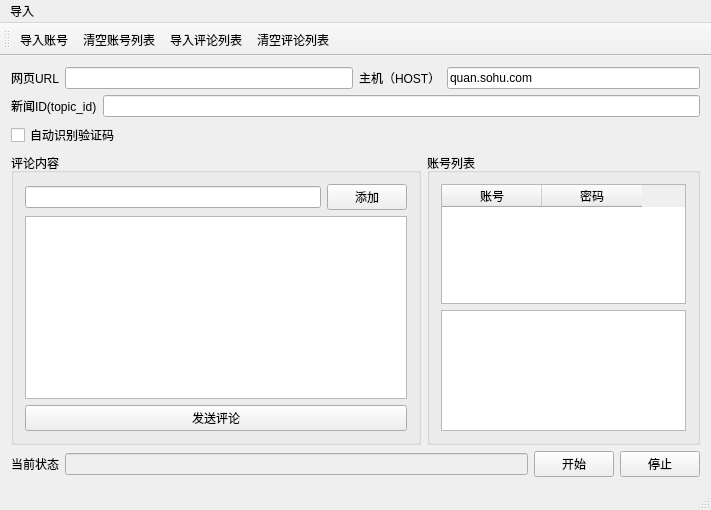
<?xml version="1.0" encoding="UTF-8"?>
<ui version="4.0">
 <class>autobots_toutiaoClass</class>
 <widget class="QMainWindow" name="autobots_toutiaoClass">
  <property name="geometry">
   <rect>
    <x>0</x>
    <y>0</y>
    <width>711</width>
    <height>510</height>
   </rect>
  </property>
  <property name="windowTitle">
   <string>搜狐（微博号）</string>
  </property>
  <widget class="QWidget" name="centralWidget">
   <layout class="QGridLayout" name="gridLayout_4">
    <item row="0" column="0">
     <layout class="QHBoxLayout" name="horizontalLayout_10">
      <item>
       <layout class="QHBoxLayout" name="horizontalLayout_3">
        <item>
         <widget class="QLabel" name="label_3">
          <property name="text">
           <string>网页URL</string>
          </property>
         </widget>
        </item>
        <item>
         <widget class="QLineEdit" name="lineEdit_url">
          <property name="enabled">
           <bool>true</bool>
          </property>
         </widget>
        </item>
       </layout>
      </item>
      <item>
       <layout class="QHBoxLayout" name="horizontalLayout_9">
        <item>
         <widget class="QLabel" name="label_5">
          <property name="text">
           <string>主机（HOST）</string>
          </property>
         </widget>
        </item>
        <item>
         <widget class="QLineEdit" name="lineEdit_host">
          <property name="enabled">
           <bool>true</bool>
          </property>
          <property name="text">
           <string>quan.sohu.com</string>
          </property>
         </widget>
        </item>
       </layout>
      </item>
     </layout>
    </item>
    <item row="1" column="0">
     <layout class="QHBoxLayout" name="horizontalLayout_8">
      <item>
       <layout class="QHBoxLayout" name="horizontalLayout_2">
        <item>
         <widget class="QLabel" name="label_2">
          <property name="text">
           <string>新闻ID(topic_id)</string>
          </property>
         </widget>
        </item>
        <item>
         <widget class="QLineEdit" name="lineEdit_news_id">
          <property name="enabled">
           <bool>true</bool>
          </property>
          <property name="text">
           <string/>
          </property>
         </widget>
        </item>
       </layout>
      </item>
      <item>
       <layout class="QHBoxLayout" name="horizontalLayout_4"/>
      </item>
     </layout>
    </item>
    <item row="3" column="0">
     <layout class="QHBoxLayout" name="horizontalLayout_6">
      <item>
       <widget class="QGroupBox" name="groupBox">
        <property name="sizePolicy">
         <sizepolicy hsizetype="Preferred" vsizetype="Preferred">
          <horstretch>6</horstretch>
          <verstretch>0</verstretch>
         </sizepolicy>
        </property>
        <property name="title">
         <string>评论内容</string>
        </property>
        <layout class="QGridLayout" name="gridLayout">
         <item row="0" column="0">
          <layout class="QHBoxLayout" name="horizontalLayout_7">
           <item>
            <widget class="QLineEdit" name="lineEdit_comment_id"/>
           </item>
           <item>
            <widget class="QPushButton" name="pushButton_add_comment_id">
             <property name="text">
              <string>添加</string>
             </property>
            </widget>
           </item>
          </layout>
         </item>
         <item row="1" column="0">
          <widget class="QListWidget" name="listWidget_comment_id">
           <property name="sizePolicy">
            <sizepolicy hsizetype="Expanding" vsizetype="Expanding">
             <horstretch>2</horstretch>
             <verstretch>0</verstretch>
            </sizepolicy>
           </property>
          </widget>
         </item>
         <item row="2" column="0">
          <widget class="QPushButton" name="pushButton_develiver">
           <property name="text">
            <string>发送评论</string>
           </property>
          </widget>
         </item>
        </layout>
       </widget>
      </item>
      <item>
       <widget class="QGroupBox" name="groupBox_2">
        <property name="sizePolicy">
         <sizepolicy hsizetype="Preferred" vsizetype="Preferred">
          <horstretch>4</horstretch>
          <verstretch>0</verstretch>
         </sizepolicy>
        </property>
        <property name="title">
         <string>账号列表</string>
        </property>
        <layout class="QGridLayout" name="gridLayout_2">
         <item row="0" column="0">
          <widget class="QTableWidget" name="tableWidget_account_id">
           <column>
            <property name="text">
             <string>账号</string>
            </property>
           </column>
           <column>
            <property name="text">
             <string>密码</string>
            </property>
           </column>
          </widget>
         </item>
         <item row="1" column="0">
          <widget class="QTextBrowser" name="textBrowser_commentid"/>
         </item>
        </layout>
       </widget>
      </item>
     </layout>
    </item>
    <item row="4" column="0">
     <layout class="QHBoxLayout" name="horizontalLayout">
      <item>
       <layout class="QGridLayout" name="gridLayout_3">
        <item row="0" column="0">
         <widget class="QLabel" name="label_1">
          <property name="text">
           <string>当前状态</string>
          </property>
         </widget>
        </item>
        <item row="0" column="1">
         <widget class="QLineEdit" name="lineEdit_msg">
          <property name="enabled">
           <bool>false</bool>
          </property>
         </widget>
        </item>
       </layout>
      </item>
      <item>
       <layout class="QHBoxLayout" name="horizontalLayout_5">
        <item>
         <widget class="QPushButton" name="pushButton_start">
          <property name="text">
           <string>开始</string>
          </property>
         </widget>
        </item>
        <item>
         <widget class="QPushButton" name="pushButton_pause">
          <property name="text">
           <string>停止</string>
          </property>
         </widget>
        </item>
       </layout>
      </item>
     </layout>
    </item>
    <item row="2" column="0">
     <widget class="QCheckBox" name="checkBox_CodeOnline">
      <property name="text">
       <string>自动识别验证码</string>
      </property>
     </widget>
    </item>
   </layout>
  </widget>
  <widget class="QMenuBar" name="menuBar">
   <property name="geometry">
    <rect>
     <x>0</x>
     <y>0</y>
     <width>711</width>
     <height>23</height>
    </rect>
   </property>
   <widget class="QMenu" name="menu">
    <property name="title">
     <string>导入</string>
    </property>
    <addaction name="action_from_txt"/>
    <addaction name="action_clear_accounts"/>
    <addaction name="action_import_commentid"/>
    <addaction name="action_clear_comments"/>
   </widget>
   <addaction name="menu"/>
  </widget>
  <widget class="QToolBar" name="mainToolBar">
   <attribute name="toolBarArea">
    <enum>TopToolBarArea</enum>
   </attribute>
   <attribute name="toolBarBreak">
    <bool>false</bool>
   </attribute>
   <addaction name="action_from_txt"/>
   <addaction name="action_clear_accounts"/>
   <addaction name="action_import_commentid"/>
   <addaction name="action_clear_comments"/>
  </widget>
  <widget class="QStatusBar" name="statusBar"/>
  <action name="action_from_txt">
   <property name="text">
    <string>导入账号</string>
   </property>
   <property name="toolTip">
    <string>txt文本</string>
   </property>
  </action>
  <action name="action_import_commentid">
   <property name="text">
    <string>导入评论列表</string>
   </property>
  </action>
  <action name="action_clear_comments">
   <property name="text">
    <string>清空评论列表</string>
   </property>
  </action>
  <action name="action_clear_accounts">
   <property name="text">
    <string>清空账号列表</string>
   </property>
  </action>
 </widget>
 <layoutdefault spacing="6" margin="11"/>
 <resources>
  <include location="autobots_toutiao.qrc"/>
 </resources>
 <connections/>
</ui>
